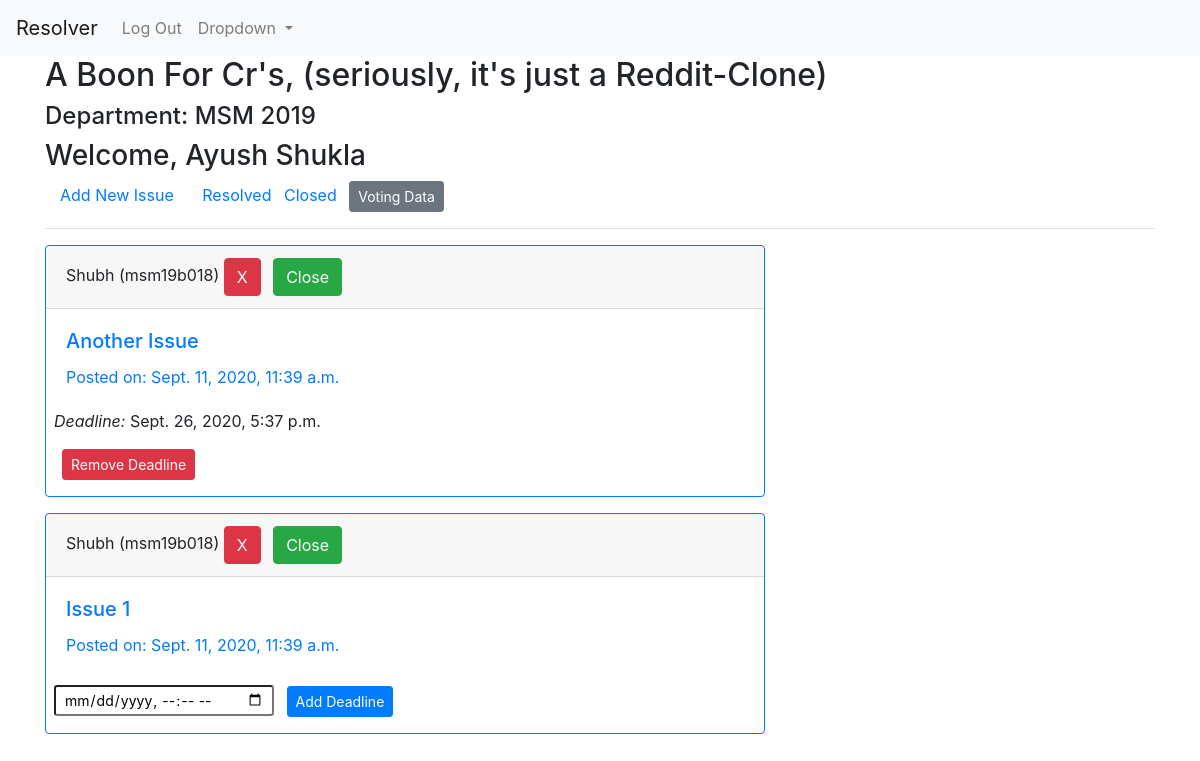
/ (signed in), run on the app's committed database.
### profiles/models.py (models this page shows, shortened)
class User(AbstractUser):
    pass

class UserInfo(models.Model):
    user = models.OneToOneField(User,on_delete=models.CASCADE,related_name='info')
    is_cr = models.BooleanField(default=False)
    department = models.CharField(max_length=3)
    join_year = models.CharField(max_length=4)
    institute = models.ForeignKey(Institute,on_delete=models.CASCADE,related_name='allusers')
    registered_on = models.DateTimeField(auto_now_add=True)
    total_upvotes = models.IntegerField(default=0)
    total_downvotes = models.IntegerField(default=0)
    total_novotes = models.IntegerField(default=0)
    class Meta:
        ordering = ['-total_upvotes','-total_downvotes','-total_novotes']

### reporter/models.py (models this page shows, shortened)
class Report(models.Model):
    user = models.ForeignKey(UserInfo,on_delete=models.CASCADE,blank=True)
    content = models.TextField('Issue')
    department = models.CharField(max_length=3,blank=True)
    year = models.CharField(max_length=4,blank=True)
    timestamp = models.DateTimeField(auto_now_add=True)
    updated = models.DateTimeField(auto_now=True)
    active = models.BooleanField(default=True)
    resolved = models.BooleanField(default=False)
    cr_line = models.CharField(max_length=256,null=True,blank=True)
    upvotes = models.IntegerField(default=0)
    downvotes = models.IntegerField(default=0)
    deadline = models.DateTimeField(null=True)
    class Meta:
        ordering = ['-timestamp']

### reporter/views.py (the view)
# urls.py: path('',views.index_view,name='index'),
def index_view(request):
    qs = []
    form = DeadlineForm()
    if request.user.is_authenticated:
        qs = Report.objects.filter(active=True,department=request.user.info.department,year=request.user.info.join_year,resolved=False)
    return render(request,'reporter/index.html',{'issue_list':qs,'form':form})

### reporter/forms.py
class DeadlineForm(forms.ModelForm):
    class Meta:
        model = Report
        fields = ['deadline']
        widgets = {
            'deadline': forms.DateTimeInput(attrs={'type':'datetime-local','class': 'form-control-sm'})
        }
        labels = {
            'deadline': ''
        }

### reporter/templates/reporter/index.html (shortened to what this page needs)
{% extends 'base.html' %}
{% load static %}
{% block content %}
<div>
    <h2>A Boon For Cr's, (seriously, it's just a Reddit-Clone)</h2>
    {% if request.user.is_authenticated %}
    <h4>Department: {{request.user.info.department|upper}} {{request.user.info.join_year}}</h4>
    <h3>Welcome, {{request.user.first_name}} {{request.user.last_name}}</h3>
    <div class="container">
        <a class="mr-3" href="{% url 'reporter:issue-form' %}">Add New Issue</a>
        <a class="mx-2" href="{% url 'reporter:resolved' %}">Resolved</a>
        {% if request.user.info.is_cr %}
        <a href="{% url 'reporter:close-stage' %}">Closed</a>
        <a class="ml-2 btn btn-secondary btn-sm" href="{% url 'reporter:voted-list' %}">Voting Data</a>
        {% endif %}
    </div>
    <hr>
    {% for issue in issue_list %}
    <div class="card border-primary mb-3" style="max-width: 45rem;">
        <div class="card-header">{{issue.user.user.first_name}} ({{issue.user.user.username}}) {% if issue.user.is_cr %}<strong>(CR)</strong>{% endif %}{% if request.user == issue.user.user %} <a href="{% url 'reporter:edit' issue.id %}">Edit +</a>{% endif %} {% if request.user.info.is_cr or request.user == issue.user.user %}<button type="button" class="btn btn-danger" data-toggle="modal" data-target="#deleteModal">X</button>{% endif %}{% if request.user.info.is_cr %} <a class="btn btn-success ml-2" href="{% url 'reporter:close-issue' issue.id %}">Close</a> {% endif %}</div>
        <div class="card-body text-primary">
          <h5 class="card-title">{{issue.content}}</h5>
          <p class="card-text">Posted on: {{issue.timestamp}}</p>
        </div>
        {% if issue.deadline %}
            <p class="deadline-date ml-2"><em>Deadline: </em>{{issue.deadline}}</p>
            {% if request.user.info.is_cr %}
            <p class="ml-3"><a class="btn btn-danger btn-sm" href="{% url 'reporter:remove-deadline' issue.id %}">Remove Deadline</a></p>
            {% endif %}
        {% else %}
            {% if request.user.info.is_cr %}
                <div class=" ml-2 mt-2 pb-3 deadline">
                    <form action="{% url 'reporter:add-deadline' %}" method="post">
                        {{form}}
                        <input class="ml-2 btn btn-primary btn-sm" type="submit" value="Add Deadline">
                    </form>
                </div>
            {% endif %}
        {% endif %}
    </div>
    {% empty %}
    <p class="lead">Woohoo, No Active Issues!</p>
    {% endfor %}
    {% else %}
    <p class="">Log In to Report Issues!</p>
    {% endif %}
</div>
{% endblock %}

### data on the page
User: user.info.department "MSM", user.info.join_year "2019", user.first_name "Ayush", user.last_name "Shukla"
Report: user.user.first_name "Shubh", user.user.username "msm19b018", content "Another Issue", timestamp "Sept. 11, 2020, 11:39 a.m.", deadline "Sept. 26, 2020, 5:37 p.m.", shows "Remove Deadline"
Report: user.user.first_name "Shubh", user.user.username "msm19b018", content "Issue 1", timestamp "Sept. 11, 2020, 11:39 a.m."
